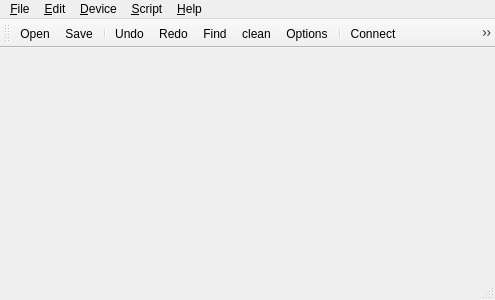
<?xml version="1.0" encoding="UTF-8"?>
<ui version="4.0">
 <class>MainWindow</class>
 <widget class="QMainWindow" name="MainWindow">
  <property name="geometry">
   <rect>
    <x>0</x>
    <y>0</y>
    <width>495</width>
    <height>300</height>
   </rect>
  </property>
  <property name="minimumSize">
   <size>
    <width>400</width>
    <height>300</height>
   </size>
  </property>
  <property name="maximumSize">
   <size>
    <width>16777215</width>
    <height>16777215</height>
   </size>
  </property>
  <property name="windowTitle">
   <string/>
  </property>
  <widget class="QWidget" name="centralwidget"/>
  <widget class="QMenuBar" name="menubar">
   <property name="geometry">
    <rect>
     <x>0</x>
     <y>0</y>
     <width>495</width>
     <height>21</height>
    </rect>
   </property>
   <widget class="QMenu" name="menu_File">
    <property name="title">
     <string>&amp;File</string>
    </property>
    <addaction name="action_Open"/>
    <addaction name="action_Save"/>
    <addaction name="action_SaveAs"/>
    <addaction name="actionSaveASCII"/>
    <addaction name="action_Exit"/>
   </widget>
   <widget class="QMenu" name="menu_Edit">
    <property name="title">
     <string>&amp;Edit</string>
    </property>
    <addaction name="action_Undo"/>
    <addaction name="action_Redo"/>
    <addaction name="action_Find"/>
    <addaction name="action_clean"/>
    <addaction name="action_Option"/>
   </widget>
   <widget class="QMenu" name="menu_Device">
    <property name="title">
     <string>&amp;Device</string>
    </property>
    <addaction name="action_Connect"/>
    <addaction name="action_Disconnect"/>
    <addaction name="action_SerialConfig"/>
   </widget>
   <widget class="QMenu" name="menu_Help">
    <property name="title">
     <string>&amp;Help</string>
    </property>
    <addaction name="action_About"/>
    <addaction name="actionAbout_Qt"/>
   </widget>
   <widget class="QMenu" name="menu_Script">
    <property name="title">
     <string>&amp;Script</string>
    </property>
    <widget class="QMenu" name="menufunFile">
     <property name="title">
      <string>funFile</string>
     </property>
     <addaction name="action_fun"/>
    </widget>
    <addaction name="action_tool"/>
    <addaction name="action_selectFile"/>
    <addaction name="menufunFile"/>
    <addaction name="action_runScript"/>
   </widget>
   <addaction name="menu_File"/>
   <addaction name="menu_Edit"/>
   <addaction name="menu_Device"/>
   <addaction name="menu_Script"/>
   <addaction name="menu_Help"/>
  </widget>
  <widget class="QToolBar" name="toolBar">
   <property name="windowTitle">
    <string>toolBar</string>
   </property>
   <attribute name="toolBarArea">
    <enum>TopToolBarArea</enum>
   </attribute>
   <attribute name="toolBarBreak">
    <bool>false</bool>
   </attribute>
   <addaction name="action_Open"/>
   <addaction name="action_Save"/>
   <addaction name="separator"/>
   <addaction name="action_Undo"/>
   <addaction name="action_Redo"/>
   <addaction name="action_Find"/>
   <addaction name="action_clean"/>
   <addaction name="action_Option"/>
   <addaction name="separator"/>
   <addaction name="action_Connect"/>
   <addaction name="action_Disconnect"/>
   <addaction name="action_SerialConfig"/>
   <addaction name="separator"/>
   <addaction name="action_selectFile"/>
   <addaction name="action_runScript"/>
  </widget>
  <widget class="QStatusBar" name="statusBar"/>
  <action name="action_Open">
   <property name="icon">
    <iconset resource="resource.qrc">
     <normaloff>:/images/open.png</normaloff>:/images/open.png</iconset>
   </property>
   <property name="text">
    <string>&amp;Open</string>
   </property>
   <property name="toolTip">
    <string>Open an existing file</string>
   </property>
   <property name="shortcut">
    <string>Ctrl+O</string>
   </property>
  </action>
  <action name="action_Save">
   <property name="icon">
    <iconset resource="resource.qrc">
     <normaloff>:/images/save.png</normaloff>:/images/save.png</iconset>
   </property>
   <property name="text">
    <string>&amp;Save</string>
   </property>
   <property name="toolTip">
    <string>Save the document to disk</string>
   </property>
   <property name="shortcut">
    <string>Ctrl+S</string>
   </property>
  </action>
  <action name="action_SaveAs">
   <property name="text">
    <string>S&amp;aveAs</string>
   </property>
   <property name="toolTip">
    <string>Save the document under a new name</string>
   </property>
  </action>
  <action name="actionSaveASCII">
   <property name="text">
    <string>SaveASCII</string>
   </property>
   <property name="toolTip">
    <string>Save document in ASCII format</string>
   </property>
  </action>
  <action name="action_Exit">
   <property name="icon">
    <iconset resource="resource.qrc">
     <normaloff>:/images/application-exit.png</normaloff>:/images/application-exit.png</iconset>
   </property>
   <property name="text">
    <string>&amp;Exit</string>
   </property>
   <property name="toolTip">
    <string>Exit the application</string>
   </property>
  </action>
  <action name="action_Undo">
   <property name="icon">
    <iconset resource="resource.qrc">
     <normaloff>:/images/undo.png</normaloff>:/images/undo.png</iconset>
   </property>
   <property name="text">
    <string>&amp;Undo</string>
   </property>
   <property name="shortcut">
    <string>Ctrl+Z</string>
   </property>
  </action>
  <action name="action_Redo">
   <property name="icon">
    <iconset resource="resource.qrc">
     <normaloff>:/images/redo.png</normaloff>:/images/redo.png</iconset>
   </property>
   <property name="text">
    <string>&amp;Redo</string>
   </property>
   <property name="shortcut">
    <string>Ctrl+Shift+Z</string>
   </property>
  </action>
  <action name="action_Find">
   <property name="icon">
    <iconset resource="resource.qrc">
     <normaloff>:/images/find.png</normaloff>:/images/find.png</iconset>
   </property>
   <property name="text">
    <string>&amp;Find</string>
   </property>
   <property name="toolTip">
    <string>Show the Dialog for finding and replacing</string>
   </property>
   <property name="shortcut">
    <string>Ctrl+F</string>
   </property>
  </action>
  <action name="action_Option">
   <property name="icon">
    <iconset resource="resource.qrc">
     <normaloff>:/images/settings.png</normaloff>:/images/settings.png</iconset>
   </property>
   <property name="text">
    <string>&amp;Options</string>
   </property>
   <property name="toolTip">
    <string>Show the Dialog to select applications options</string>
   </property>
  </action>
  <action name="action_Connect">
   <property name="icon">
    <iconset resource="resource.qrc">
     <normaloff>:/images/connect.png</normaloff>:/images/connect.png</iconset>
   </property>
   <property name="text">
    <string>&amp;Connect</string>
   </property>
   <property name="toolTip">
    <string>Connect to serial port</string>
   </property>
  </action>
  <action name="action_Disconnect">
   <property name="icon">
    <iconset resource="resource.qrc">
     <normaloff>:/images/disconnect.png</normaloff>:/images/disconnect.png</iconset>
   </property>
   <property name="text">
    <string>&amp;Disconnect</string>
   </property>
   <property name="toolTip">
    <string>Disconnect from serial port</string>
   </property>
  </action>
  <action name="action_SerialConfig">
   <property name="icon">
    <iconset resource="resource.qrc">
     <normaloff>:/images/settings.png</normaloff>:/images/settings.png</iconset>
   </property>
   <property name="text">
    <string>&amp;SerialConfig</string>
   </property>
   <property name="toolTip">
    <string>Configure serial port</string>
   </property>
  </action>
  <action name="action_About">
   <property name="text">
    <string>&amp;About</string>
   </property>
   <property name="toolTip">
    <string>About program</string>
   </property>
  </action>
  <action name="actionAbout_Qt">
   <property name="text">
    <string>About Qt</string>
   </property>
  </action>
  <action name="action_tool">
   <property name="text">
    <string>&amp;tool</string>
   </property>
  </action>
  <action name="action_selectFile">
   <property name="icon">
    <iconset resource="resource.qrc">
     <normaloff>:/images/open.png</normaloff>:/images/open.png</iconset>
   </property>
   <property name="text">
    <string>&amp;selectFile</string>
   </property>
   <property name="toolTip">
    <string>select script File</string>
   </property>
  </action>
  <action name="action_runScript">
   <property name="icon">
    <iconset resource="resource.qrc">
     <normaloff>:/images/run.ico</normaloff>:/images/run.ico</iconset>
   </property>
   <property name="text">
    <string>&amp;runScript</string>
   </property>
   <property name="toolTip">
    <string>run Script</string>
   </property>
   <property name="shortcut">
    <string>Ctrl+R</string>
   </property>
  </action>
  <action name="action_fun">
   <property name="text">
    <string>./Fun.js</string>
   </property>
   <property name="toolTip">
    <string>select function lib file</string>
   </property>
  </action>
  <action name="action_clean">
   <property name="icon">
    <iconset resource="resource.qrc">
     <normaloff>:/images/clear.png</normaloff>:/images/clear.png</iconset>
   </property>
   <property name="text">
    <string>&amp;clean</string>
   </property>
  </action>
 </widget>
 <resources>
  <include location="resource.qrc"/>
 </resources>
 <connections>
  <connection>
   <sender>action_Exit</sender>
   <signal>triggered()</signal>
   <receiver>MainWindow</receiver>
   <slot>close()</slot>
   <hints>
    <hint type="sourcelabel">
     <x>-1</x>
     <y>-1</y>
    </hint>
    <hint type="destinationlabel">
     <x>199</x>
     <y>149</y>
    </hint>
   </hints>
  </connection>
 </connections>
</ui>
